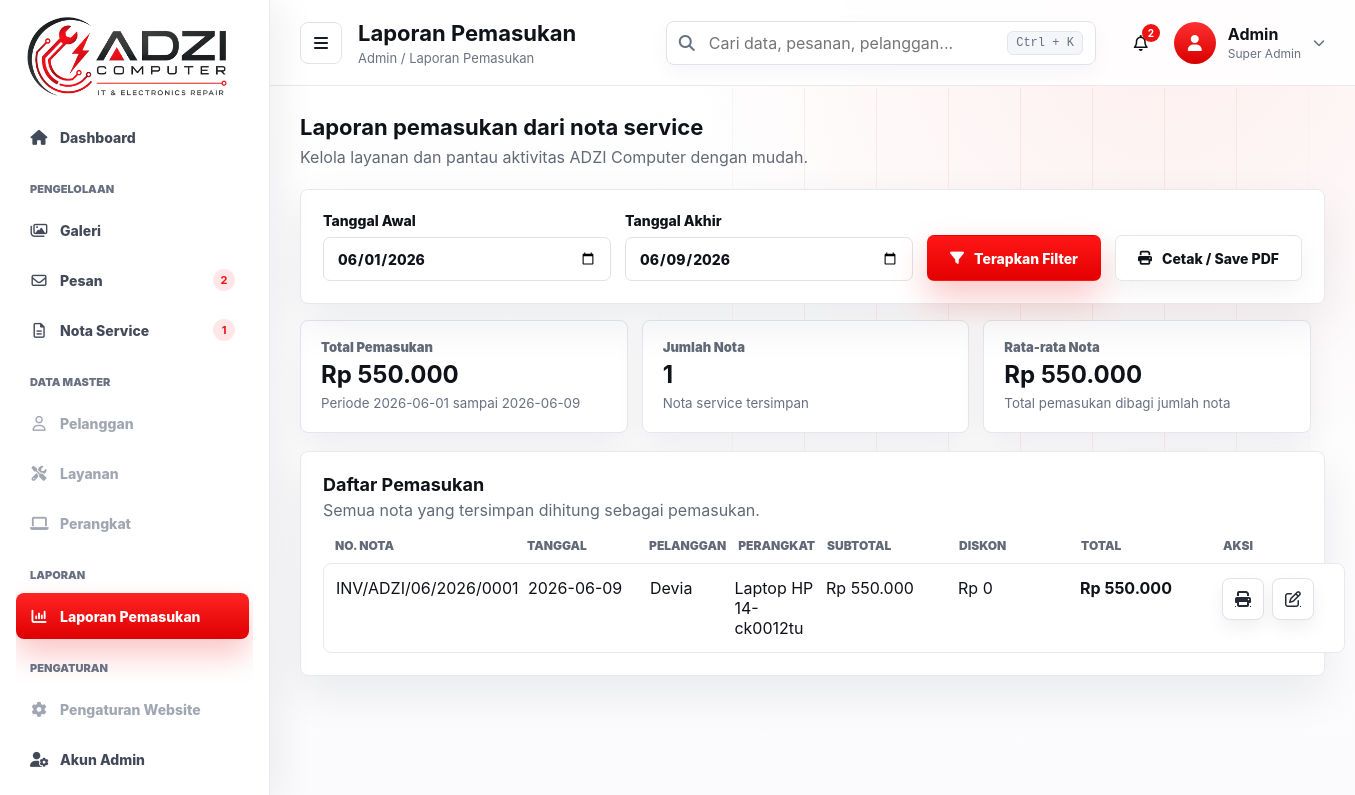
The app's page /admin/reports_income.php (signed in) with its own data.
### tables this page shows
CREATE TABLE service_invoices (
  id INTEGER PRIMARY KEY AUTOINCREMENT,
  invoice_no TEXT NOT NULL UNIQUE,
  service_date DATE NOT NULL,
  customer_name TEXT NOT NULL,
  customer_phone TEXT DEFAULT '',
  customer_address TEXT DEFAULT '',
  device_type TEXT NOT NULL,
  device_model TEXT DEFAULT '',
  complaint TEXT DEFAULT '',
  discount INTEGER DEFAULT 0,
  warranty_days INTEGER DEFAULT 30,
  notes TEXT DEFAULT '',
  created_at DATETIME DEFAULT CURRENT_TIMESTAMP,
  updated_at DATETIME DEFAULT CURRENT_TIMESTAMP
);

### inc/boot.php (called while the page is built, shortened)
<?php
function h($s){ return htmlspecialchars($s ?? '', ENT_QUOTES, 'UTF-8'); }

### admin/partials/income.php (called while the page is built, shortened)
<?php
function admin_rupiah($value): string {
  return 'Rp ' . number_format((int)$value, 0, ',', '.');
}
function admin_income_rows(PDO $pdo, ?string $startDate = null, ?string $endDate = null): array {
  $where = '';
  $params = [];
  if ($startDate && $endDate) {
    $where = 'WHERE i.service_date BETWEEN ? AND ?';
    $params = [$startDate, $endDate];
  }
  $st = $pdo->prepare("
    SELECT i.*, COALESCE(SUM(it.qty * CASE
      WHEN (it.part_price + it.service_price) > 0 THEN (it.part_price + it.service_price)
      ELSE it.unit_price
    END), 0) AS subtotal
    FROM service_invoices i
    LEFT JOIN service_invoice_items it ON it.invoice_id = i.id
    {$where}
    GROUP BY i.id
    ORDER BY i.service_date DESC, i.id DESC
  ");
  $st->execute($params);
  $rows = $st->fetchAll(PDO::FETCH_ASSOC);
  return $rows;
}
function admin_income_summary(array $rows): array {
  $total = 0;
  foreach ($rows as $row) {
    $total += (int)($row['total_income'] ?? 0);
  }
  $count = count($rows);
  return [
    'count' => $count,
    'total' => $total,
    'average' => $count > 0 ? (int)round($total / $count) : 0,
  ];
}

### admin/reports_income.php (the view, shortened to what this page needs)
<?php
require __DIR__ . '/guard.php';
require __DIR__ . '/partials/layout.php';
require __DIR__ . '/partials/income.php';
$defaultStart = (new DateTimeImmutable('first day of this month'))->format('Y-m-d');
$defaultEnd = (new DateTimeImmutable('today'))->format('Y-m-d');
$startDate = trim($_GET['start'] ?? $defaultStart);
$endDate = trim($_GET['end'] ?? $defaultEnd);
$rows = admin_income_rows($pdo, $startDate, $endDate);
$summary = admin_income_summary($rows);
$printUrl = 'reports_income_print.php?start=' . rawurlencode($startDate) . '&end=' . rawurlencode($endDate);
?>
      <section class="admin-card admin-section report-filter-card">
        <form method="get" class="admin-form report-filter-form">
          <label>Tanggal Awal
            <input type="date" name="start" value="<?= h($startDate) ?>">
          </label>
          <label>Tanggal Akhir
            <input type="date" name="end" value="<?= h($endDate) ?>">
          </label>
          <button class="cta" type="submit"><i class="fa-solid fa-filter"></i> Terapkan Filter</button>
          <a class="btn" href="<?= h($printUrl) ?>" target="_blank"><i class="fa-solid fa-print"></i> Cetak / Save PDF</a>
        </form>
      </section>
      <section class="admin-income-strip">
        <article>
          <span>Total Pemasukan</span>
          <strong><?= h(admin_rupiah($summary['total'])) ?></strong>
          <small>Periode <?= h($startDate) ?> sampai <?= h($endDate) ?></small>
        </article>
        <article>
          <span>Jumlah Nota</span>
          <strong><?= h((string)$summary['count']) ?></strong>
          <small>Nota service tersimpan</small>
        </article>
        <article>
          <span>Rata-rata Nota</span>
          <strong><?= h(admin_rupiah($summary['average'])) ?></strong>
          <small>Total pemasukan dibagi jumlah nota</small>
        </article>
      </section>
      <section class="admin-card admin-section">
        <div class="panel-head">
          <div>
            <h2>Daftar Pemasukan</h2>
            <p>Semua nota yang tersimpan dihitung sebagai pemasukan.</p>
          </div>
        </div>
        <?php if(!$rows): ?>
          <p class="admin-muted">Belum ada pemasukan pada periode ini.</p>
        <?php else: ?>
          <div class="admin-table income-table">
            <div class="admin-table-head">
              <span>No. Nota</span>
              <span>Tanggal</span>
              <span>Pelanggan</span>
              <span>Perangkat</span>
              <span>Subtotal</span>
              <span>Diskon</span>
              <span>Total</span>
              <span>Aksi</span>
            </div>
            <?php foreach($rows as $row): ?>
              <div class="admin-table-row">
                <span data-label="No. Nota"><?= h($row['invoice_no']) ?></span>
                <span data-label="Tanggal"><?= h($row['service_date']) ?></span>
                <span data-label="Pelanggan"><?= h($row['customer_name']) ?></span>
                <span data-label="Perangkat"><?= h(trim($row['device_type'] . ' ' . $row['device_model'])) ?></span>
                <span data-label="Subtotal"><?= h(admin_rupiah($row['subtotal'])) ?></span>
                <span data-label="Diskon"><?= h(admin_rupiah($row['discount'])) ?></span>
                <span data-label="Total"><strong><?= h(admin_rupiah($row['total_income'])) ?></strong></span>
                <span data-label="Aksi">
                  <div class="invoice-actions">
                    <a class="icon-action" href="invoices_print.php?id=<?= h((string)$row['id']) ?>" target="_blank" title="Cetak nota" aria-label="Cetak nota <?= h($row['invoice_no']) ?>"><i class="fa-solid fa-print"></i></a>
                    <a class="icon-action" href="invoices.php?edit=<?= h((string)$row['id']) ?>" title="Edit nota" aria-label="Edit nota <?= h($row['invoice_no']) ?>"><i class="fa-regular fa-pen-to-square"></i></a>
                  </div>
                </span>
              </div>
            <?php endforeach; ?>
          </div>
        <?php endif; ?>
      </section>

### assets/css/base.css (style rules this page uses)
:root { --bg:#ffffff; --surface:#ffffff; --text:#11131a; --muted:#626977; --line:#e8e9ee; --soft:#f7f8fb; --red:#ef1212; --red-dark:#c90000; --red-soft:#fff0f0; --shadow:0 18px 45px rgba(15,22,40,.08); --shadow-sm:0 8px 24px rgba(15,22,40,.07); --radius:8px; --container:1110px; }
* { box-sizing:border-box }
html { scroll-behavior:smooth }
html,body { min-height:100% }
body { margin:0; font-family:Inter,system-ui,-apple-system,BlinkMacSystemFont,"Segoe UI",sans-serif; color:var(--text); background: radial-gradient(circle at 90% 8%, rgba(239,18,18,.06), transparent 34%), linear-gradient(180deg,#fff 0%,#fff 45%,#fbfbfd 100%); overflow-x:hidden; }
body::before { content:""; position:absolute; top:88px; right:0; width:min(54vw,720px); height:430px; pointer-events:none; opacity:.42; background-image: linear-gradient(90deg,transparent 0 35%,rgba(239,18,18,.16) 35% 36%,transparent 36%), linear-gradient(0deg,transparent 0 48%,rgba(239,18,18,.12) 48% 49%,transparent 49%); background-size:72px 52px; mask-image:linear-gradient(90deg,transparent,#000 22%,#000 80%,transparent); }
a { color:inherit }
button,input,textarea { font:inherit }
.cta,.btn { display:inline-flex; align-items:center; justify-content:center; gap:10px; min-height:46px; padding:0 22px; border-radius:7px; font-weight:800; font-size:14px; text-decoration:none; border:1px solid transparent; transition:transform .18s ease,box-shadow .18s ease,background .18s ease,border-color .18s ease; }
.cta { color:#fff; background:linear-gradient(180deg,#ff1717,#e40000); box-shadow:0 16px 34px rgba(239,18,18,.24); }
.btn { color:#12141b; background:#fff; border-color:#e3e5eb; box-shadow:0 10px 26px rgba(12,18,32,.05); }

### records on screen
service_invoices: id "1", invoice_no "INV/ADZI/06/2026/0001", service_date "2026-06-09", customer_name "Devia", device_type+device_model "Laptop HP 14-ck0012tu", subtotal "Rp 550.000", discount "Rp 0", total_income "Rp 550.000"

### other values on screen
$unreadCount "2"
$invoiceCount "1"
$pageTitle "Laporan Pemasukan"
$adminName "Admin"
$adminRole "Super Admin"
$subtitle ?: $pageTitle "Laporan pemasukan dari nota service"
admin_rupiah($summary['total']) "Rp 550.000"
$startDate "2026-06-01"
$endDate "2026-06-09"
admin_rupiah($summary['average']) "Rp 550.000"
